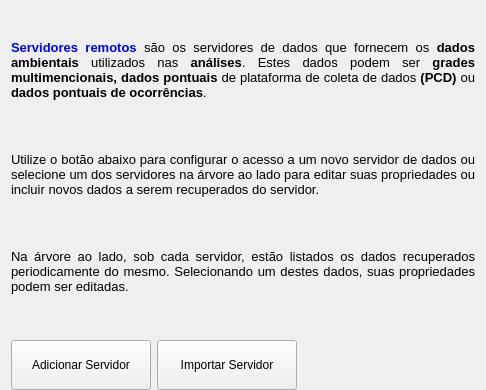
          <widget class="QWidget" name="ServerGroupPage">
           <property name="enabled">
            <bool>true</bool>
           </property>
           <layout class="QGridLayout" name="gridLayout_66">
            <property name="topMargin">
             <number>0</number>
            </property>
            <property name="bottomMargin">
             <number>0</number>
            </property>
            <item row="0" column="0" colspan="2">
             <widget class="QLabel" name="label_9">
              <property name="sizePolicy">
               <sizepolicy hsizetype="Preferred" vsizetype="Preferred">
                <horstretch>0</horstretch>
                <verstretch>0</verstretch>
               </sizepolicy>
              </property>
              <property name="text">
               <string>&lt;html&gt;&lt;head/&gt;&lt;body&gt;&lt;p&gt;&lt;br/&gt;&lt;/p&gt;&lt;p&gt;&lt;span style=&quot; font-size:10pt; font-weight:600; color:#0000ff;&quot;&gt;Servidores remotos&lt;/span&gt;&lt;span style=&quot; font-size:10pt;&quot;&gt; são os servidores de dados que fornecem os &lt;/span&gt;&lt;span style=&quot; font-size:10pt; font-weight:600;&quot;&gt;dados ambientais&lt;/span&gt;&lt;span style=&quot; font-size:10pt;&quot;&gt; utilizados nas &lt;/span&gt;&lt;span style=&quot; font-size:10pt; font-weight:600;&quot;&gt;análises&lt;/span&gt;&lt;span style=&quot; font-size:10pt;&quot;&gt;.  Estes dados podem ser &lt;/span&gt;&lt;span style=&quot; font-size:10pt; font-weight:600;&quot;&gt;grades multimencionais, dados pontuais &lt;/span&gt;&lt;span style=&quot; font-size:10pt;&quot;&gt;de plataforma de coleta de dados &lt;/span&gt;&lt;span style=&quot; font-size:10pt; font-weight:600;&quot;&gt;(PCD) &lt;/span&gt;&lt;span style=&quot; font-size:10pt;&quot;&gt;ou &lt;/span&gt;&lt;span style=&quot; font-size:10pt; font-weight:600;&quot;&gt;dados pontuais de ocorrências&lt;/span&gt;&lt;span style=&quot; font-size:10pt;&quot;&gt;.&lt;/span&gt;&lt;/p&gt;&lt;p&gt;&lt;br/&gt;&lt;/p&gt;&lt;p&gt;&lt;span style=&quot; font-size:10pt;&quot;&gt;Utilize o botão abaixo para configurar o acesso a um novo servidor de dados ou selecione um dos servidores na árvore ao lado para editar suas propriedades ou incluir novos dados a serem recuperados do servidor.&lt;/span&gt;&lt;/p&gt;&lt;p&gt;&lt;br/&gt;&lt;/p&gt;&lt;p&gt;&lt;span style=&quot; font-size:10pt;&quot;&gt;Na árvore ao lado, sob cada servidor, estão listados os dados recuperados periodicamente do mesmo.  Selecionando um destes dados, suas propriedades podem ser editadas. &lt;/span&gt;&lt;/p&gt;&lt;/body&gt;&lt;/html&gt;</string>
              </property>
              <property name="alignment">
               <set>Qt::AlignJustify|Qt::AlignVCenter</set>
              </property>
              <property name="wordWrap">
               <bool>true</bool>
              </property>
             </widget>
            </item>
            <item row="1" column="1">
             <spacer name="spacerServerPage">
              <property name="orientation">
               <enum>Qt::Vertical</enum>
              </property>
              <property name="sizeHint" stdset="0">
               <size>
                <width>20</width>
                <height>40</height>
               </size>
              </property>
             </spacer>
            </item>
            <item row="2" column="0">
             <layout class="QGridLayout" name="gridLayout_33">
              <item row="0" column="0">
               <widget class="QPushButton" name="insertServerBtn">
                <property name="minimumSize">
                 <size>
                  <width>140</width>
                  <height>50</height>
                 </size>
                </property>
                <property name="toolTip">
                 <string>&lt;html&gt;&lt;head&gt;&lt;meta name=&quot;qrichtext&quot; content=&quot;1&quot; /&gt;&lt;style type=&quot;text/css&quot;&gt;
p, li { white-space: pre-wrap; }
&lt;/style&gt;&lt;/head&gt;&lt;body style=&quot; font-family:'MS Shell Dlg 2'; font-size:8.25pt; font-weight:400; font-style:normal;&quot;&gt;
&lt;p style=&quot; margin-top:0px; margin-bottom:0px; margin-left:0px; margin-right:0px; -qt-block-indent:0; text-indent:0px;&quot;&gt;Adiciona um novo servidor remoto de dados à lista de servidores consultados periodicamente&lt;/p&gt;&lt;/body&gt;&lt;/html&gt;</string>
                </property>
                <property name="text">
                 <string>Adicionar Servidor</string>
                </property>
                <property name="icon">
                 <iconset theme="add-server">
                  <normaloff/>
                 </iconset>
                </property>
               </widget>
              </item>
              <item row="0" column="1">
               <widget class="QPushButton" name="importServerBtn">
                <property name="minimumSize">
                 <size>
                  <width>140</width>
                  <height>50</height>
                 </size>
                </property>
                <property name="toolTip">
                 <string>&lt;html&gt;&lt;head/&gt;&lt;body&gt;&lt;p&gt;Importa um novo servidor remoto de dados à lista de servidores consultados periodicamente&lt;/p&gt;&lt;/body&gt;&lt;/html&gt;</string>
                </property>
                <property name="text">
                 <string>Importar Servidor</string>
                </property>
                <property name="icon">
                 <iconset theme="import-server">
                  <normaloff/>
                 </iconset>
                </property>
               </widget>
              </item>
              <item row="0" column="2">
               <spacer name="spacerWeatherButton">
                <property name="orientation">
                 <enum>Qt::Horizontal</enum>
                </property>
                <property name="sizeType">
                 <enum>QSizePolicy::Expanding</enum>
                </property>
                <property name="sizeHint" stdset="0">
                 <size>
                  <width>40</width>
                  <height>20</height>
                 </size>
                </property>
               </spacer>
              </item>
              <item row="0" column="3">
               <widget class="QLabel" name="label_10">
                <property name="text">
                 <string/>
                </property>
                <property name="pixmap">
                 <pixmap>:/global/icons/servidores.png</pixmap>
                </property>
               </widget>
              </item>
             </layout>
            </item>
           </layout>
           <zorder>label_9</zorder>
           <zorder>spacerServerPage</zorder>
           <zorder></zorder>
          </widget>
